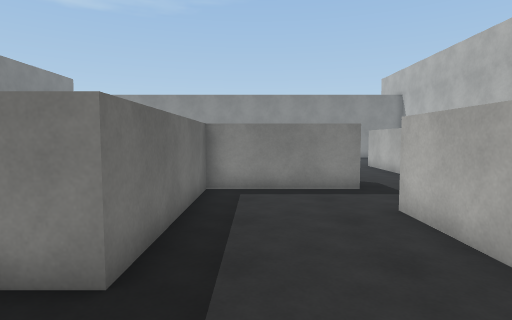
view 1 (above)

18 first-person views from a walk through a 3-D level made in the Unity game engine. The camera is 1.5 m above the floor, tilts 4° down and sees 80° across. The floor is counted in squares, 1 m on a side. Each view is taken from the middle of a square. On the plan, view 1 faces up. The plan holds only what a view shows up to about 15 squares ahead; the rest is blank. The place goes on beyond the plan. The player is left out. Surface patterns are stand-ins for the level's own textures.

view 2
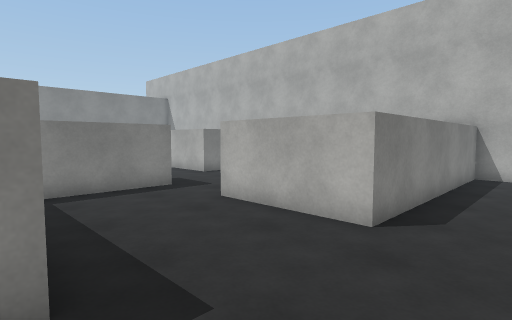

view 3
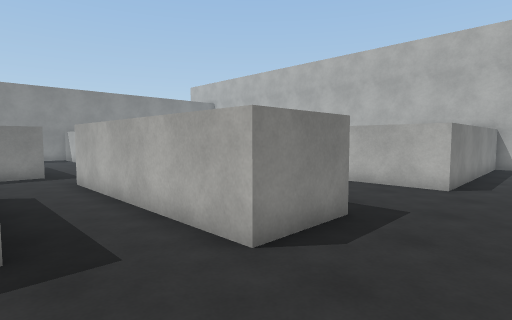

view 4
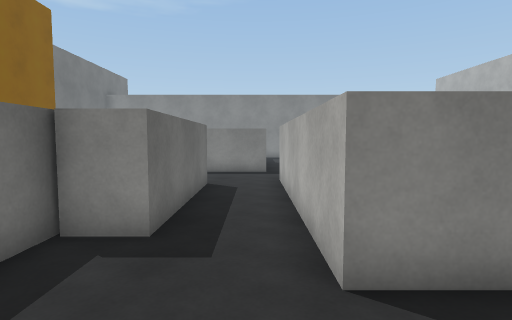

view 5
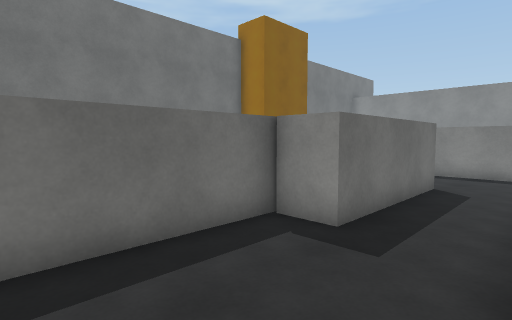

view 6
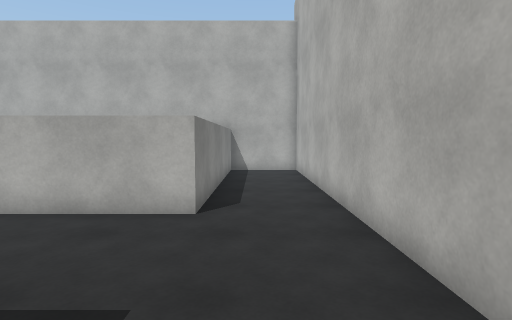

view 7
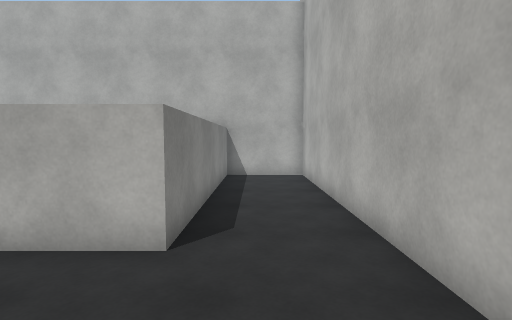

view 8
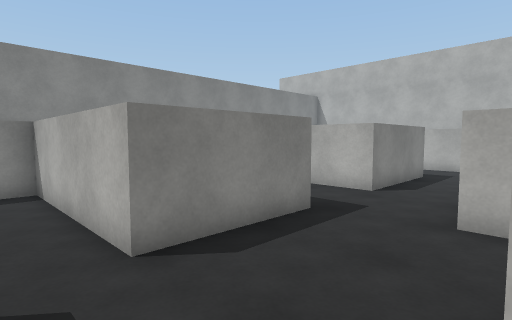

view 9
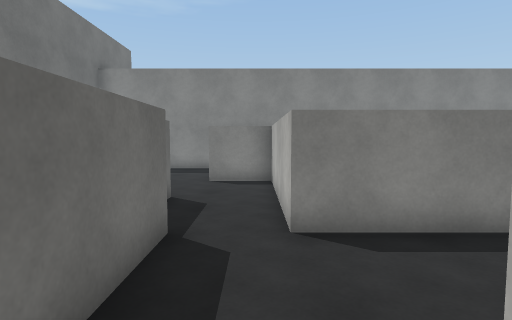

view 10
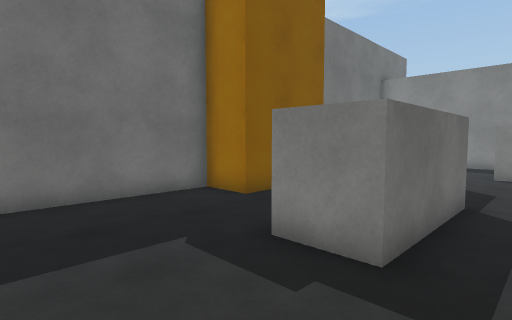

view 11
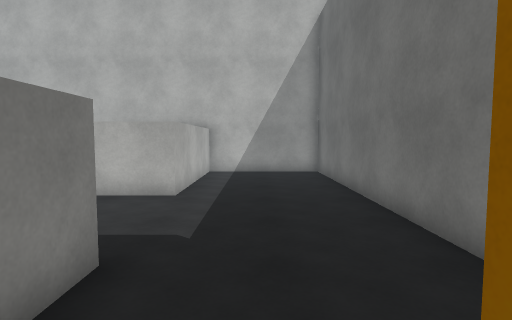

view 12
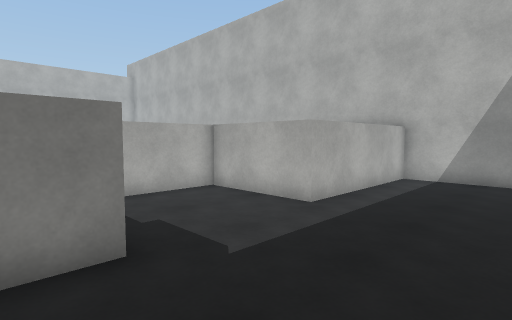

view 13
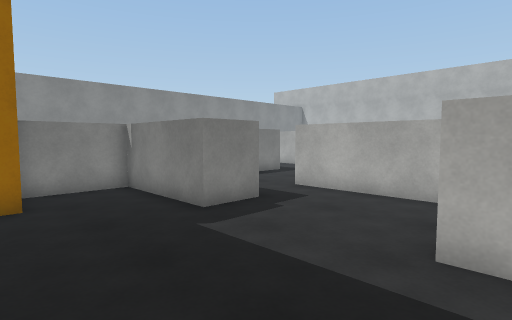

view 14
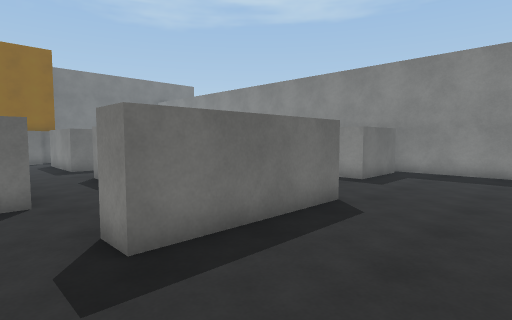

view 15
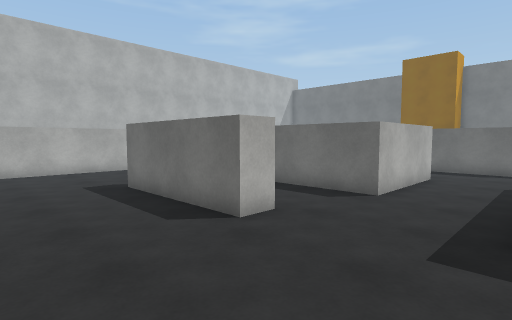

view 16
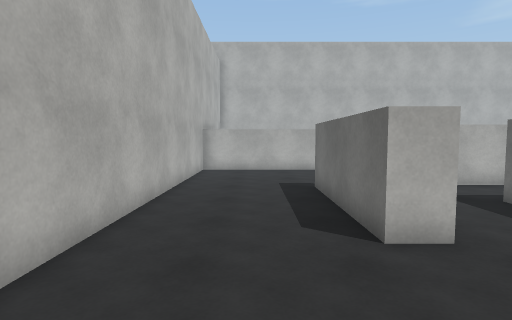

view 17
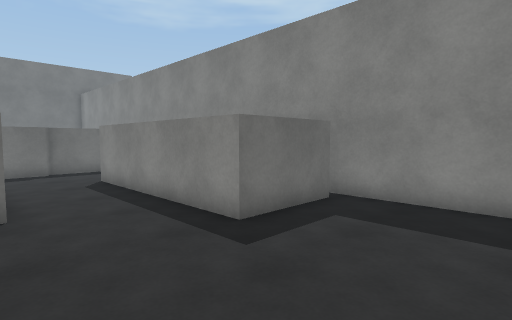

view 18
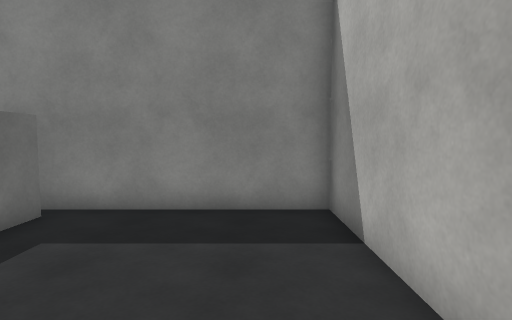

### Floor plan
Ten units are one square. View 1 is at (0, 0); x grows to the right and y downward. Boxes are objects, and circles mark ways between rooms. Rooms are numbered by the first view taken in them; rooms with no view inside come last. Other rooms are left out.
<svg viewBox="-173 -249 294 263">
<path fill="none" stroke="#000" d="M31 -90 -15 -90 -15 -29 -41 -29 -41 -112M-9 9 116 9 116 -22 30 -22 30 -64M-66 -102 -66 -46 -81 -46 -81 -2M-45 -138 -84 -138 -84 -198 -108 -198M-104 -139 -104 -95M-112 -169 -112 -164M-104 -95 -121 -95 -121 -135 -149 -135M-150 -128 -150 -116 -168 -116 -168 9 -119 9 -119 -50 -80 -50 -80 -102M61 -167 72 -167 72 -116 62 -116 62 -150M31 -112 31 -106M9 -112 25 -112M-15 -176 31 -176 31 -138 -15 -138 -15 -160M116 -198 116 -244 54 -244M59 -239 59 -207 -15 -207M-45 -148 -45 -138M50 -63 116 -63 116 -181M-45 -198 -45 -168M-48 -219 -48 -198"/>
<circle cx="-95" cy="-100" r="3" fill="#2a7"/>
<circle cx="-50" cy="-125" r="3" fill="#2a7"/>
<circle cx="30" cy="-75" r="3" fill="#2a7"/>
<text x="-10" y="-60">1</text>
<text x="-140" y="-60">2</text>
<text x="50" y="-160">3</text>
</svg>
Room 1 opens to room 2. Room 1 opens to room 3.

Where each view was taken, in squares from view 1:
view 1: 0 up, 0 right, facing up
view 2: 0 up, 2 left, facing up-right
view 3: 0 up, 7 left, facing up-right
view 4: 0 up, 5 left, facing up
view 5: 0 up, 4 left, facing up-left
view 6: 1 up, 3 left, facing right
view 7: 1 up, 1 left, facing right
view 8: 10 up, 10 left, facing up-right
view 9: 9 up, 9 left, facing up
view 10: 6 up, 9 left, facing up-left
view 11: 13 up, 14 left, facing down
view 12: 11 up, 16 left, facing down-right
view 13: 4 up, 16 left, facing up-right
view 14: 10 up, 11 right, facing up-left
view 15: 21 up, 11 right, facing down-left
view 16: 21 up, 9 right, facing down
view 17: 17 up, 10 right, facing up-left
view 18: 18 up, 10 right, facing up
